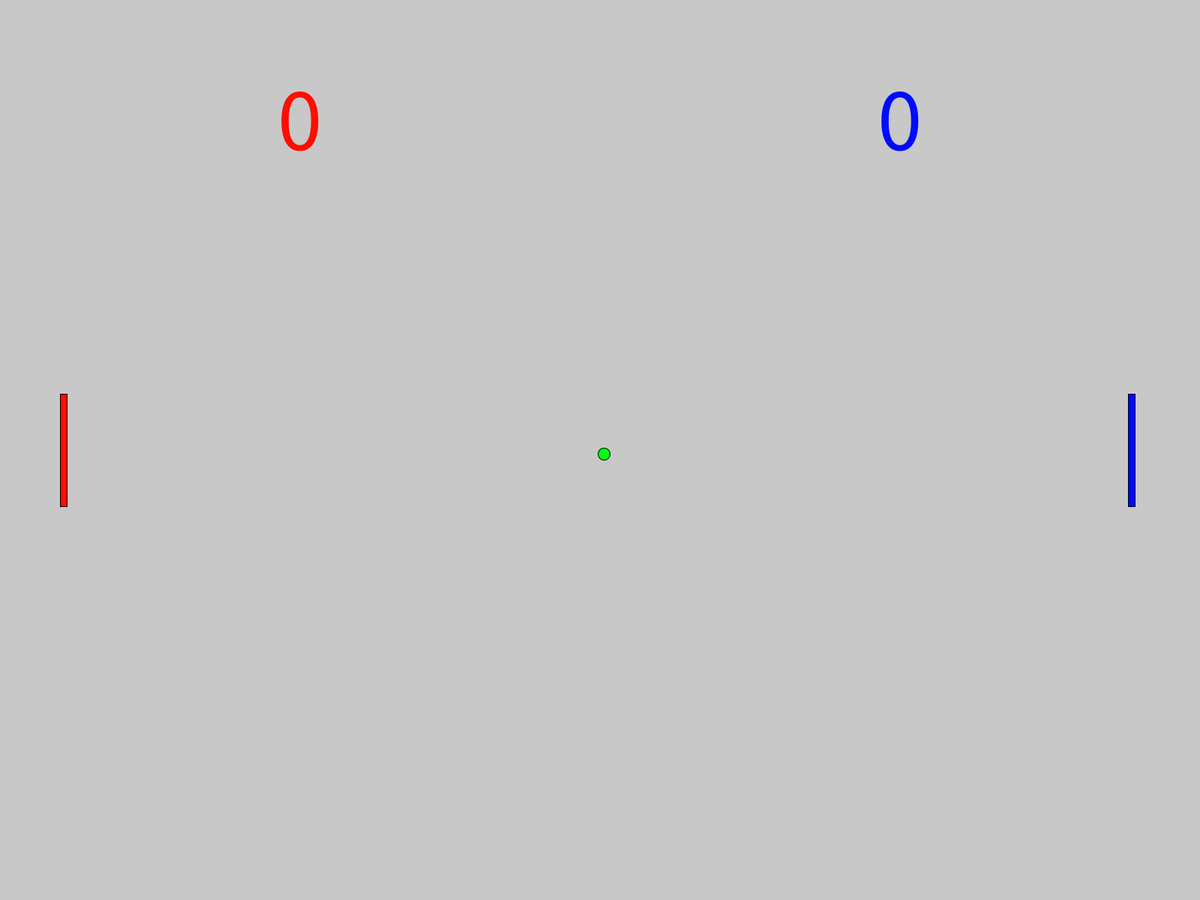
Frame 1 (no input)
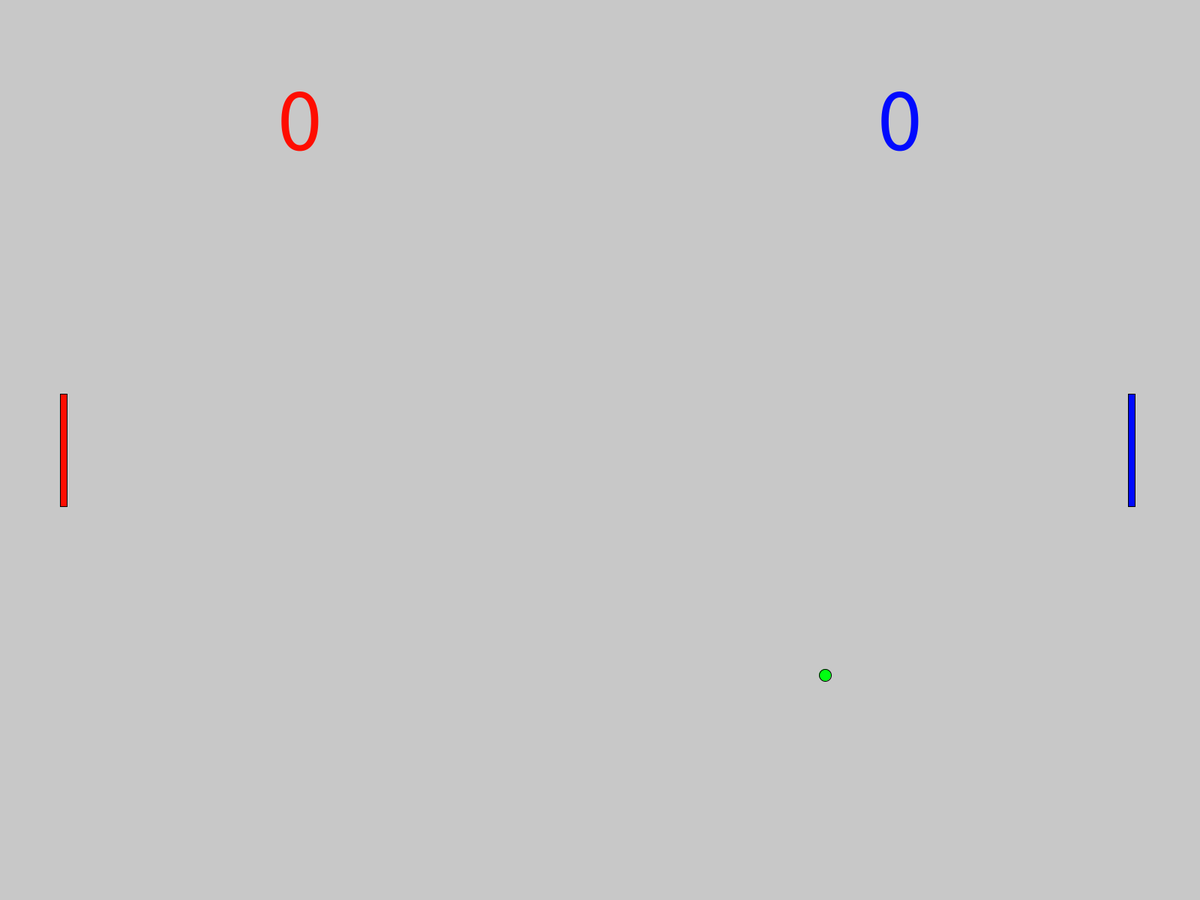
Frame 60 (the mouse pressed at the canvas centre just before this capture)
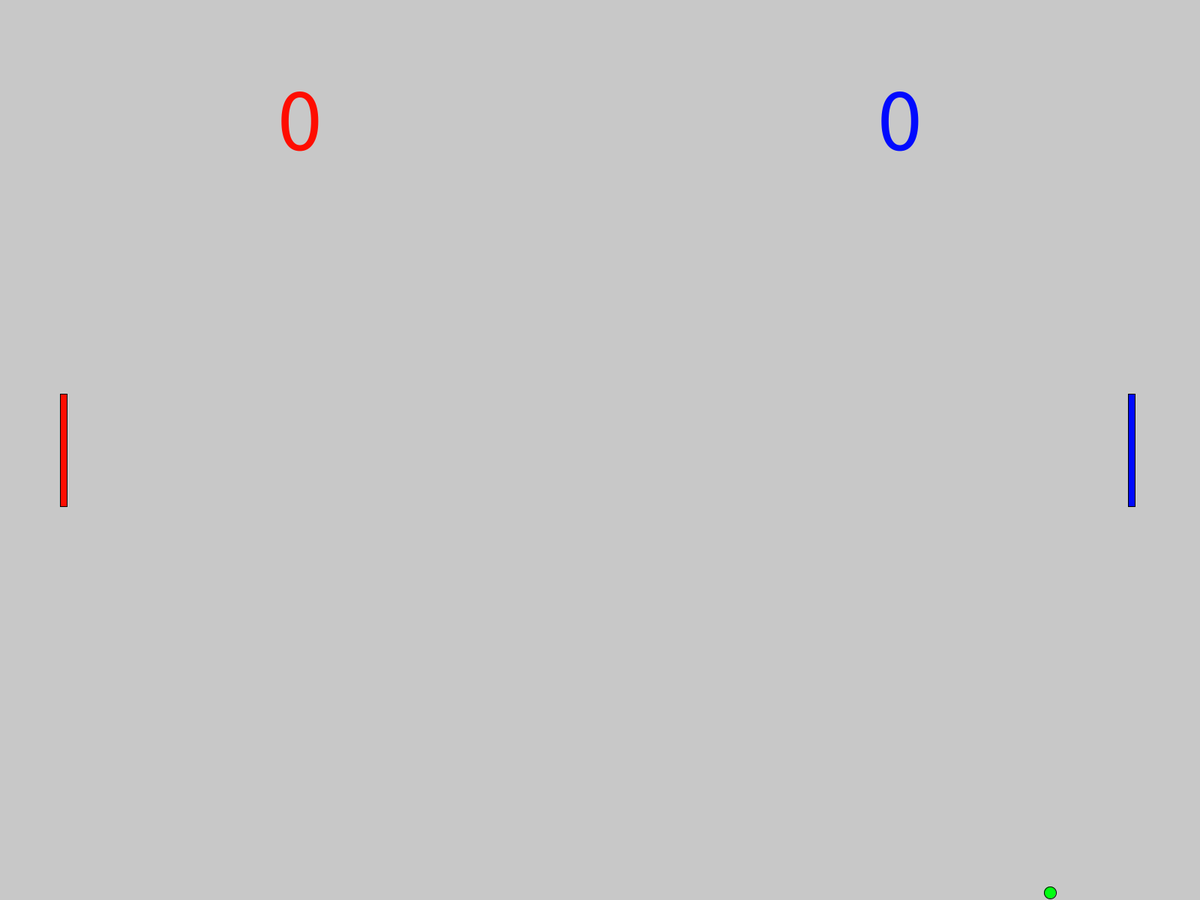
Frame 120 (the mouse held since frame 60 and released just before this capture)

The Processing sketch that drew these frames (run headless with seeded random() and noise(); from frame 60 on, the mouse is pressed at the canvas centre):

// Processing sketch: BoilerPlatevA
// ── BoilerPlatevA.pde
/*
  _____                      __               _____  _____ ____   ___  
 |  __ \                    / _|             / ____|/ ____|___ \ / _ \ 
 | |__) |__  _ __   __ _   | |_ ___  _ __   | |    | (___   __) | | | |
 |  ___/ _ \| '_ \ / _` |  |  _/ _ \| '__|  | |     \___ \ |__ <| | | |
 | |  | (_) | | | | (_| |  | || (_) | |     | |____ ____) |___) | |_| |
 |_|   \___/|_| |_|\__, |  |_| \___/|_|      \_____|_____/|____/ \___/ 
                    __/ |                                              
                   |___/            
                   
************************************************************************

 __   __       ___  __   __        __   
/  ` /  \ |\ |  |  |__) /  \ |    /__` .
\__, \__/ | \|  |  |  \ \__/ |___ .__/ .  

 ____ 
||M ||
||__|| - Open Menu
|/__\|
 ____ ____ 
||W |||S ||
||__|||__|| - Move left paddle up/down
|/__\|/__\|
 ____ ____ 
||↑ |||↓ ||
||__|||__|| - Move right paddle up/down
|/__\|/__\|

*/

//Global Variables
float ballStartPositionX; // displayWidth
float ballStartPositionY; // displayHeight
float ballSize; // displayWidth

float paddleStartPos; 
float paddleWidth;
float paddleHeight;

float leftPaddleMoveX;
float leftPaddleMoveY;

float rightPaddleMoveX;
float rightPaddleMoveY;

int ballMoveX; //Declare
int ballMoveY; //Declare
int speedX = 5; 
int speedY = 5;
int leftPoints = 0;
int rightPoints = 0;

boolean lightMode = true;
boolean darkMode = false;
boolean menuOpen = false;

boolean leftPaddleUp = false;
boolean leftPaddleDown = false;

boolean rightPaddleUp = false;
boolean rightPaddleDown = false;


void setup () {
  fullScreen();
  //size(800,600);
  GUI_Setup();
}

void draw () {
  //background
  if (lightMode == true) {
    fill(200);
    rect(-1, -1, width+1, height+1);
  }

  if (darkMode == true) {
    fill(50);
    rect(-1, -1, width+1, height+1);
  }

  //ball movement
  if (ballMoveX >= width-ballSize/2 || ballMoveX <= 0-ballSize/2 && menuOpen == false) {
    speedX = speedX * -1;
  }
  if (ballMoveY >= height-ballSize/2 || ballMoveY <= 0-ballSize/2 && menuOpen == false) {
    speedY = speedY * -1;
  }

  //stop ball while in menu
  if (menuOpen == false) {
    ballMoveX += speedX; // Progression of ballMoveX+1 to ballMoveX+1 to...
    ballMoveY += speedY; //What is the difference in these lines
  }

  println ("X Move:", ballMoveX);
  println ("Y Move:", ballMoveY);

  paddleMovement();

  //ball draw
  fill(#00ff11); //neon green
  ellipse (ballMoveX, ballMoveY, ballSize, ballSize);

  //paddle draw
  fill(#FF0D00); //red
  rect(leftPaddleMoveX, leftPaddleMoveY, paddleWidth, paddleHeight);
  fill(#000AFF); //blue
  rect(rightPaddleMoveX, rightPaddleMoveY, paddleWidth, paddleHeight);

  //score text
  textSize(120);
  textAlign(CENTER);
  fill(#FF0D00);  
  text(leftPoints, width/4, height/6);
  fill(#000AFF);
  text(rightPoints, width/4*3, height/6);

  //scoring when ball hits left/right of screen
  if (ballMoveX <= 0) {
    ballMoveX = width/2;
    ballMoveY = height/2;
    rightPoints = rightPoints + 1;
  }
  if (ballMoveX >= width-ballSize/2) {
    ballMoveX = width/2;
    ballMoveY = height/2;
    leftPoints = leftPoints + 1;
  }


  //bounce
  if (ballMoveX > width/18.3 && ballMoveX < width/1.057) {
    if (ballMoveX <= leftPaddleMoveX+paddleWidth+ballSize/2) {
      if (ballMoveY >= leftPaddleMoveY && ballMoveY <= leftPaddleMoveY+paddleHeight) {
        speedX = speedX * -1;
      }
    }
    if (ballMoveX >= rightPaddleMoveX-ballSize/2) {
      if (ballMoveY >= rightPaddleMoveY && ballMoveY <= rightPaddleMoveY+paddleHeight) {
        speedX = speedX * -1;
      }
    }
  }

  if (menuOpen == true) {
    menu();
  }
}

void keyPressed() {
  if (key == 'W' || key == 'w' && menuOpen == false) {
    leftPaddleUp = true; //Codes continuous action
    leftPaddleDown = false;
  }
  if (key == 'S' || key == 's' && menuOpen == false) {
    leftPaddleUp = false;
    leftPaddleDown = true; //Codes continuous action
  }

  if (key == CODED && keyCode == UP && menuOpen == false) {
    rightPaddleUp = true; //Codes continuous action
    rightPaddleDown = false; //Only one action at a time
  }
  if (key == CODED && keyCode == DOWN && menuOpen == false) {
    rightPaddleUp = false;
    rightPaddleDown = true; //Codes continuous action
  }

  //lightmode/darkmode toggle
  if (key == '1' || key == '!') {
    lightMode = true;
    darkMode = false;
  }

  if (key == '2' || key == '@') {
    lightMode = false;
    darkMode = true;
  }

  if (key == 'm' || key == 'M' && menuOpen == false) {
    menuOpen = true;
  }
}

void keyReleased() {
  if (key == 'w' || key == 'W') {
    leftPaddleUp = false;
    leftPaddleDown = false;
  }
  if (key == 's' || key == 'S') {
    leftPaddleUp = false;
    leftPaddleDown = false;
  }

  if (key == CODED && keyCode == UP) {
    rightPaddleUp = false;
    rightPaddleDown = false;
  }
  if (key == CODED && keyCode == DOWN) {
    rightPaddleUp = false;
    rightPaddleDown = false;
  }

  if (key == 'p' || key == 'P') {
    exit();
  }
}

// ── GUI_Setup.pde
void GUI_Setup() {

  paddleWidth = width/175;
  paddleHeight = height/8;
  paddleStartPos = (height/2)-(height/16);

  leftPaddleMoveX = width*5/100;
  leftPaddleMoveY = paddleStartPos;
  rightPaddleMoveX = width*94/100;
  rightPaddleMoveY = paddleStartPos;

  ballStartPositionX = width/2; // displayWidth
  ballStartPositionY = height/2; // displayHeight
  ballSize = width/100; // displayWidth
  ballMoveX = int (ballStartPositionX); //Populate, Example of Casting
  ballMoveY = int (ballStartPositionY); //Populate, Example of Casting
}

// ── menu.pde
void menu() {
  rectMode(CENTER);
  fill(255);
  rect(width/2, height/2, width/6.5, height/1.725);
  fill(0);
  rect(width/2, height*27.5/100, width/8, height/13);
  rect(width/2, height*38.75/100, width/8, height/13);
  rect(width/2.15, height*50/100, width/18, height/13);
  rect(width/1.87, height*50/100, width/18, height/13);
  rect(width/2.15, height*61.25/100, width/18, height/13);
  rect(width/1.87, height*61.25/100, width/18, height/13);
  rect(width/2, height*72.5/100, width/8, height/13);

  textAlign(CENTER, CENTER);
  fill(255);
  textSize(width*3/100);
  text("Resume", width/2, height*27/100);
  text("Reset", width/2, height*38.25/100);

  textSize(width*1.7/100);
  text("Ball", width/2.15, height*47.5/100);
  text("Speed", width/2.15, height*49.5/100);
  text("Ball", width/1.87, height*47.5/100);
  text("Speed", width/1.87, height*49.5/100);
  textSize(width*2/100);
  text("+", width/2.15, height*51.5/100);
  text("-", width/1.87, height*51.5/100);
  textSize(width*1.1/100);
  fill(0);
  textSize(width*1.7/100);
  if (speedX >= 0) {
    text("Ball Speed: " + speedX, width/2, height*55.27/100);
  }
  if (speedX < 0) {
    text("Ball Speed: " + speedX * -1, width/2, height*55.27/100);
  }

  fill(255);
  textSize(width*2/100);
  text("Light", width/2.15, height*61/100);
  text("Dark", width/1.87, height*61/100);

  textSize(width*2.4/100);
  text("Exit Game", width/2, height*72/100);
  rectMode(CORNER);
}

void mousePressed() {

  if (menuOpen == true) {
    //resume
    if (mouseX > width/2.29 && mouseX < width/1.775 && mouseY > height/4.3 && mouseY < height/3.2) {
      menuOpen = false;
    }

    //reset
    if (mouseX > width/2.29 && mouseX < width/1.775 && mouseY > height/2.88 && mouseY < height/2.34) {
      ballMoveX = width/2;
      ballMoveY = height/2;
      speedX = 5;
      speedY = 5;
      leftPoints = 0;
      rightPoints = 0;
      leftPaddleMoveY = paddleStartPos;
      rightPaddleMoveY = paddleStartPos;
    }

    //ball speed + button
    //X and Y positive
    if (mouseX > width/2.29 && mouseX < width/2.025 && mouseY > height/2.18 && mouseY < height/1.86 && speedX >= 0 && speedY >= 0) {
      speedX = speedX +1;
      speedY = speedY +1;
    }
    //X and Y negative
    if (mouseX > width/2.29 && mouseX < width/2.025 && mouseY > height/2.18 && mouseY < height/1.86 && speedX < 0 && speedY < 0) {
      speedX = speedX -1;
      speedY = speedY -1;
    }
    //X positive and Y negative
    if (mouseX > width/2.29 && mouseX < width/2.025 && mouseY > height/2.18 && mouseY < height/1.86 && speedX >= 0 && speedY < 0) {
      speedX = speedX +1;
      speedY = speedY -1;
    }
    //X negative and Y positive
    if (mouseX > width/2.29 && mouseX < width/2.025 && mouseY > height/2.18 && mouseY < height/1.86 && speedX < 0 && speedY >= 0) {
      speedX = speedX -1;
      speedY = speedY +1;
    }
    
    //ball speed - button
    //X and Y positive
    if (mouseX > width/1.975 && mouseX < width/1.775 && mouseY > height/2.18 && mouseY < height/1.86 && speedX >= 0 && speedY >= 0) {
      speedX = speedX -1;
      speedY = speedY -1;
    }
    //X and Y negative
    if (mouseX > width/1.975 && mouseX < width/1.775 && mouseY > height/2.18 && mouseY < height/1.86 && speedX < 0 && speedY < 0) {
      speedX = speedX +1;
      speedY = speedY +1;
    }
    //X positive and Y negative
    if (mouseX > width/1.975 && mouseX < width/1.775 && mouseY > height/2.18 && mouseY < height/1.86 && speedX >= 0 && speedY < 0) {
      speedX = speedX -1;
      speedY = speedY +1;
    }
    //X negative and Y positive
    if (mouseX > width/1.975 && mouseX < width/1.775 && mouseY > height/2.18 && mouseY < height/1.86 && speedX < 0 && speedY >= 0) {
      speedX = speedX +1;
      speedY = speedY -1;
    }

    //light/dark
    if (mouseX > width/2.29 && mouseX < width/2.025 && mouseY > height/1.745 && mouseY < height/1.53) {
      lightMode = true;
      darkMode = false;
    }
    if (mouseX > width/1.975 && mouseX < width/1.775 && mouseY > height/1.745 && mouseY < height/1.53) {
      lightMode = false;
      darkMode = true;
    }

    //exit game
    if (mouseX > width/2.29 && mouseX < width/1.775 && mouseY > height/1.46 && mouseY < height/1.31) {
      exit();
    }
  }
}

// ── paddleMovement.pde
void paddleMovement() {
  if (leftPaddleUp == true ) {
    leftPaddleMoveY -= height/150;
  }
  if (leftPaddleDown == true) {
    leftPaddleMoveY += height/150;
  }
  if (leftPaddleMoveY <= 0 ) {
    leftPaddleMoveY = 0;
  }
  if (leftPaddleMoveY >= height-paddleHeight ) {
    leftPaddleMoveY = height-paddleHeight;
  }

  if (rightPaddleUp == true ) {
    rightPaddleMoveY -= height/150;
  }
  if (rightPaddleDown == true) {
    rightPaddleMoveY += height/150;
  }
  if (rightPaddleMoveY <= 0 ) {
    rightPaddleMoveY = 0;
  }
  if (rightPaddleMoveY >= height-paddleHeight ) {
    rightPaddleMoveY = height-paddleHeight;
  }
}
